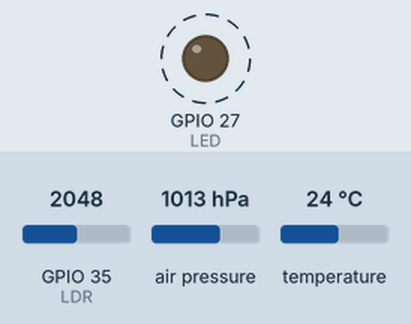
Bench run of a sketch on a simulated ESP32. Shown: output pins drawn as LEDs (lit = HIGH). Dashed ring = blinking. Inputs (shaded band) come from the test bench; at power-on: GPIO 35 (LDR) = 2048, air pressure 1013 hPa, temperature 24 °C. Storage starts empty; what the sketch prints to the serial monitor is not drawn.

Above: at 0.2 s.
Timing chart, 0 to 3.0 s (numbered marks = the images above):
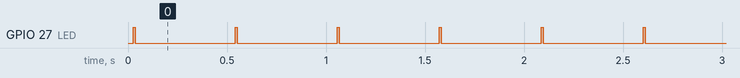

Measured:
- by itself, GPIO 27 (LED): alternates HIGH for 0.01 s and LOW for 0.51 s

The sketch:

02_data_logger_sd.ino
```cpp
#include "FS.h"
#include "SD.h"
#include "SPI.h"
#include <Adafruit_BMP085.h>
#define LED  27
#define LDR 35
File readings;
Adafruit_BMP085 bmp;  //Objeto bmp
char payload [80];

void setup() {
  pinMode(LED, OUTPUT);
  bmp.begin(0x77);
  Serial.begin(115200);
  if(!SD.begin()){
        Serial.println("Card Mount Failed");
        return;
    }
}

void loop() {

  float presion = bmp.readPressure();
  float temperatura = bmp.readTemperature();
  int sensor_ldr = analogRead(LDR);

  sprintf(payload, "%6.2f,%3.2f,%d", presion, temperatura, sensor_ldr);

  digitalWrite(LED, HIGH);
    readings = SD.open("/Lecturas_sensor.csv", FILE_APPEND);
    readings.println(payload);
    Serial.println(payload);
    readings.close();
  digitalWrite(LED, LOW);

  delay(500);
}
```
